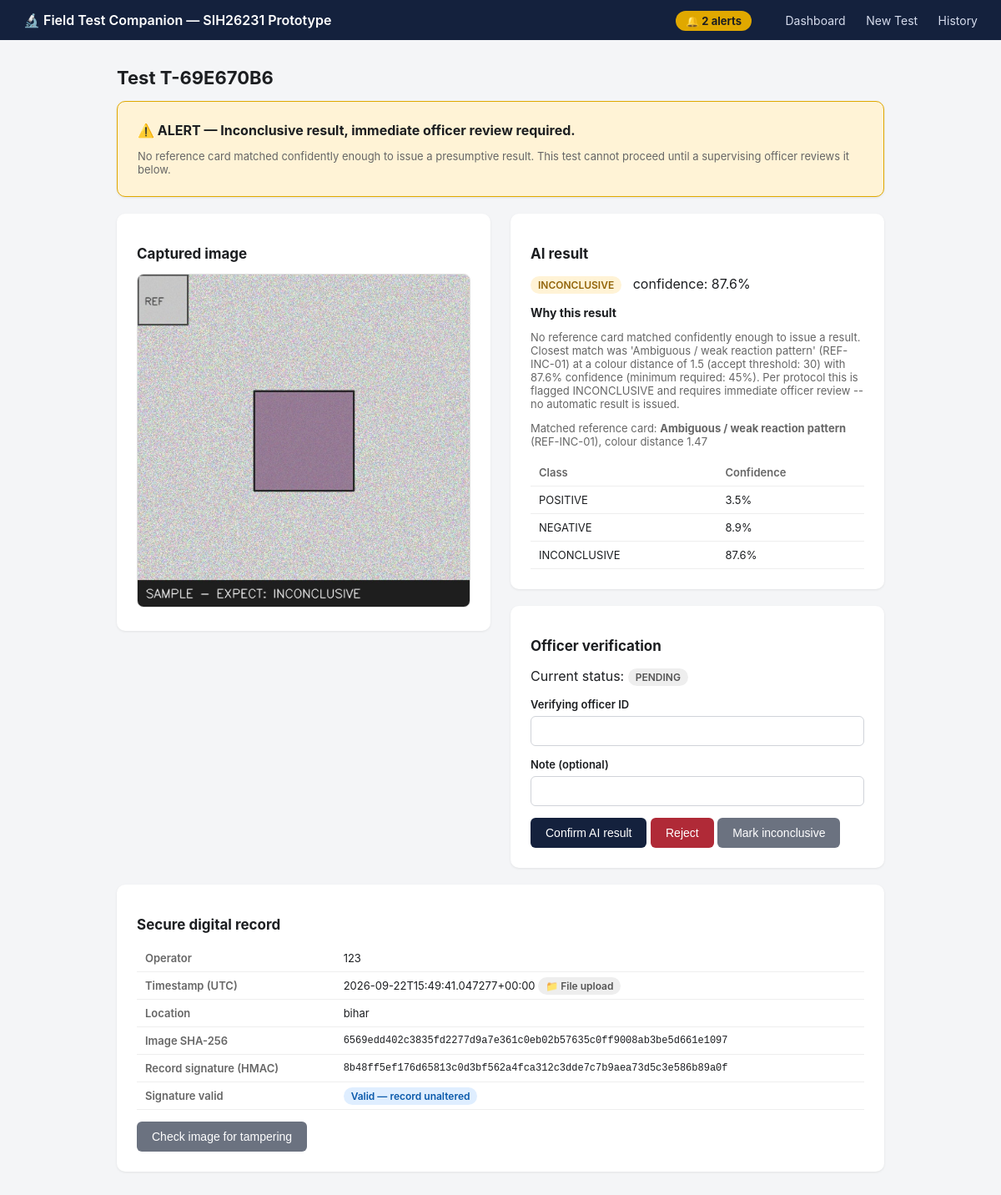
Screenshot of /test/T-69E670B6 with the database file from the repository.
### tables this page shows
CREATE TABLE test_records (
            test_id TEXT PRIMARY KEY,
            operator_id TEXT NOT NULL,
            timestamp TEXT NOT NULL,
            location TEXT,
            image_filename TEXT NOT NULL,
            image_hash TEXT NOT NULL,
            ai_result TEXT,
            ai_confidence REAL,
            ai_explanation TEXT,
            quality_json TEXT,
            classification_json TEXT,
            verification_status TEXT DEFAULT 'PENDING',
            verified_by TEXT,
            verification_note TEXT,
            record_signature TEXT NOT NULL,
            alert_required INTEGER DEFAULT 0,
            analysis TEXT,
            capture_method TEXT DEFAULT 'FILE_UPLOAD',
            video_filename TEXT
        );

### app.py (the view)
@app.route("/test/<test_id>")
def test_detail(test_id):
    record = database.get_record(test_id)
    if not record:
        return "Test not found", 404
    record["quality"] = json.loads(record["quality_json"]) if record["quality_json"] else None
    record["classification"] = json.loads(record["classification_json"]) if record["classification_json"] else None
    core_record = {
        "test_id": record["test_id"],
        "operator_id": record["operator_id"],
        "timestamp": record["timestamp"],
        "location": record["location"],
        "image_filename": record["image_filename"],
        "image_hash": record["image_hash"],
        "ai_result": record["ai_result"],
        "ai_confidence": record["ai_confidence"],
        "ai_explanation": record["ai_explanation"],
        "capture_method": record["capture_method"],
    }
    signature_valid = security.verify_record(core_record, record["record_signature"])
    return render_template("test_detail.html", record=record, signature_valid=signature_valid)

### app.py (called while the page is built)
@app.context_processor
def inject_global_alerts():
    try:
        stats = database.dashboard_stats()
        return {"global_alerts_count": stats["alerts"]}
    except Exception:
        return {"global_alerts_count": 0}

### database.py (called while the page is built)
def get_conn():
    conn = sqlite3.connect(DB_PATH)
    conn.row_factory = sqlite3.Row
    return conn

def get_record(test_id: str):
    conn = get_conn()
    row = conn.execute("SELECT * FROM test_records WHERE test_id = ?", (test_id,)).fetchone()
    conn.close()
    return dict(row) if row else None

### security.py (called while the page is built)
def sign_record(record: dict) -> str:
    payload = json.dumps(record, sort_keys=True).encode("utf-8")
    return hmac.new(SECRET_KEY, payload, hashlib.sha256).hexdigest()

def verify_record(record: dict, signature: str) -> bool:
    expected = sign_record(record)
    return hmac.compare_digest(expected, signature)

### templates/test_detail.html (shortened to what this page needs)
{% extends "base.html" %}
{% block content %}
<h1>Test {{ record.test_id }}</h1>
{% if record.alert_required and record.verification_status == 'PENDING' %}
<div class="card" style="background:#fff3d6; border:1px solid #e0a800;">
  <strong>⚠️ ALERT — Inconclusive result, immediate officer review required.</strong>
  <p class="muted" style="margin-bottom:0;">No reference card matched confidently enough to issue a presumptive result. This test cannot proceed until a supervising officer reviews it below.</p>
</div>
{% endif %}
<div class="flex-row">
  <div>
    <div class="card">
      <h2>Captured image</h2>
      <img class="test-image" src="{{ url_for('uploaded_file', filename=record.image_filename) }}">
    </div>
  </div>
  <div>
    <div class="card">
      <h2>AI result</h2>
      {% if record.ai_result %}
        <p><span class="badge {{ record.ai_result }}">{{ record.ai_result }}</span>
           &nbsp; confidence: {{ (record.ai_confidence * 100) | round(1) }}%</p>
        <h2 style="font-size:14px; margin-bottom:4px;">Why this result</h2>
        <p class="muted">{{ record.analysis or record.ai_explanation }}</p>
        {% if record.classification and record.classification.matched_reference %}
        <p class="muted">Matched reference card: <strong>{{ record.classification.matched_reference.name }}</strong>
           ({{ record.classification.matched_reference.id }}), colour distance {{ record.classification.matched_reference.distance }}</p>
        {% endif %}
        {% if record.classification %}
        <table>
          <tr><th>Class</th><th>Confidence</th></tr>
          {% for cls, conf in record.classification.confidences.items() %}
          <tr><td>{{ cls }}</td><td>{{ (conf * 100) | round(1) }}%</td></tr>
          {% endfor %}
        </table>
        {% endif %}
      {% else %}
        <p class="error">
          Image quality check failed — no classification was produced.<br>
          Reasons: {{ record.quality.reasons | join(', ') }}
        </p>
      {% endif %}
    </div>
    <div class="card">
      <h2>Officer verification</h2>
      <p>Current status: <span class="badge {{ record.verification_status }}">{{ record.verification_status }}</span></p>
      {% if record.verification_status == 'PENDING' %}
      <form method="post" action="{{ url_for('verify_test', test_id=record.test_id) }}">
        <label>Verifying officer ID</label>
        <input type="text" name="verified_by" required>
        <label>Note (optional)</label>
        <input type="text" name="note">
        <div style="margin-top:14px;">
          <button type="submit" name="status" value="VERIFIED">Confirm AI result</button>
          <button type="submit" name="status" value="REJECTED" class="danger">Reject</button>
          <button type="submit" name="status" value="INCONCLUSIVE" class="secondary">Mark inconclusive</button>
        </div>
      </form>
      {% else %}
      <p class="muted">Verified by {{ record.verified_by }}. Note: {{ record.verification_note or "—" }}</p>
      {% endif %}
    </div>
  </div>
</div>
<div class="card">
  <h2>Secure digital record</h2>
  <table>
    <tr><th>Operator</th><td>{{ record.operator_id }}</td></tr>
    <tr><th>Timestamp (UTC)</th><td>{{ record.timestamp }}
        {% if record.capture_method == 'LIVE_CAPTURE' %}
          <span class="badge VERIFIED">📷 Live capture</span>
        {% else %}
          <span class="badge PENDING">📁 File upload</span>
        {% endif %}
    </td></tr>
    <tr><th>Location</th><td>{{ record.location or "—" }}</td></tr>
    <tr><th>Image SHA-256</th><td class="mono">{{ record.image_hash }}</td></tr>
    <tr><th>Record signature (HMAC)</th><td class="mono">{{ record.record_signature }}</td></tr>
    <tr><th>Signature valid</th>
        <td>{% if signature_valid %}<span class="badge VERIFIED">Valid — record unaltered</span>
            {% else %}<span class="badge REJECTED">Invalid — record may be tampered</span>{% endif %}</td></tr>
  </table>
  <div style="margin-top:14px;">
    <button class="secondary" onclick="runTamperCheck()">Check image for tampering</button>
  </div>
</div>
{% endblock %}

### static/style.css (style rules this page uses)
* { box-sizing: border-box; }
body { font-family: -apple-system, "Segoe UI", Roboto, sans-serif; background: #f4f5f7; color: #1c1e21; margin: 0; }
.card { background: white; border-radius: 10px; padding: 24px; box-shadow: 0 1px 3px rgba(0,0,0,0.08); margin-bottom: 20px; }
h1 { font-size: 22px; margin-top: 0; }
h2 { font-size: 17px; }
label { display: block; font-size: 13px; font-weight: 600; margin: 14px 0 6px; }
input[type=text], input[type=file], select { width: 100%; padding: 9px 10px; border: 1px solid #d0d3d9; border-radius: 6px; font-size: 14px; }
button, .btn { background: #14213d; color: white; border: none; padding: 10px 18px; border-radius: 6px; font-size: 14px; cursor: pointer; text-decoration: none; display: inline-block; }
button.secondary, .btn.secondary { background: #6b7280; }
button.danger, .btn.danger { background: #b02a37; }
table { width: 100%; border-collapse: collapse; font-size: 13px; }
th, td { text-align: left; padding: 8px 10px; border-bottom: 1px solid #eee; }
th { color: #666; font-weight: 600; }
.badge { padding: 3px 9px; border-radius: 12px; font-size: 12px; font-weight: 600; }
.badge.INCONCLUSIVE { background: #fff3d6; color: #92650a; }
.badge.PENDING { background: #eee; color: #555; }
.badge.VERIFIED { background: #dfeeff; color: #0b5aab; }
.mono { font-family: "SFMono-Regular", Consolas, monospace; font-size: 12px; word-break: break-all; }
.muted { color: #666; font-size: 13px; }
.test-image { max-width: 100%; border-radius: 8px; border: 1px solid #ddd; }
.flex-row { display: flex; gap: 24px; flex-wrap: wrap; }
.flex-row > div { flex: 1; min-width: 260px; }

### rows the page displays
test_records: test_id "T-69E670B6", image_filename (picture), ai_result "INCONCLUSIVE", (record.ai_confidence*100)|round(1) "87.6", analysis "No reference card matched confidently enough to issue a result. Closest match was 'Ambiguous / weak reaction pattern' (REF-INC-01) at a colour distance of 1.5 (accept threshold: 30) with 87.6% confidence (minimum required: 45%). Per protocol this is flagged INCONCLUSIVE and requires immediate officer review -- no automatic result is issued.", verification_status "PENDING", operator_id "123", timestamp "2026-09-22T15:49:41.047277+00:00", location "bihar", image_hash "6569edd402c3835fd2277d9a7e361c0eb02b57635c0ff9008ab3be5d661e1097", record_signature "8b48ff5ef176d65813c0d3bf562a4fca312c3dde7c7b9aea73d5c3e586b89a0f"

### other values shown
{{ global_alerts_count }} "2"
{{ 's' if global_alerts_count != 1 else '' }} "s"
{{ record.classification.matched_reference.name }} "Ambiguous / weak reaction pattern"
{{ record.classification.matched_reference.id }} "REF-INC-01"
{{ record.classification.matched_reference.distance }} "1.47"
{{ cls }} "POSITIVE" "NEGATIVE" "INCONCLUSIVE"
{{ (conf * 100) | round(1) }} "3.5" "8.9" "87.6"
